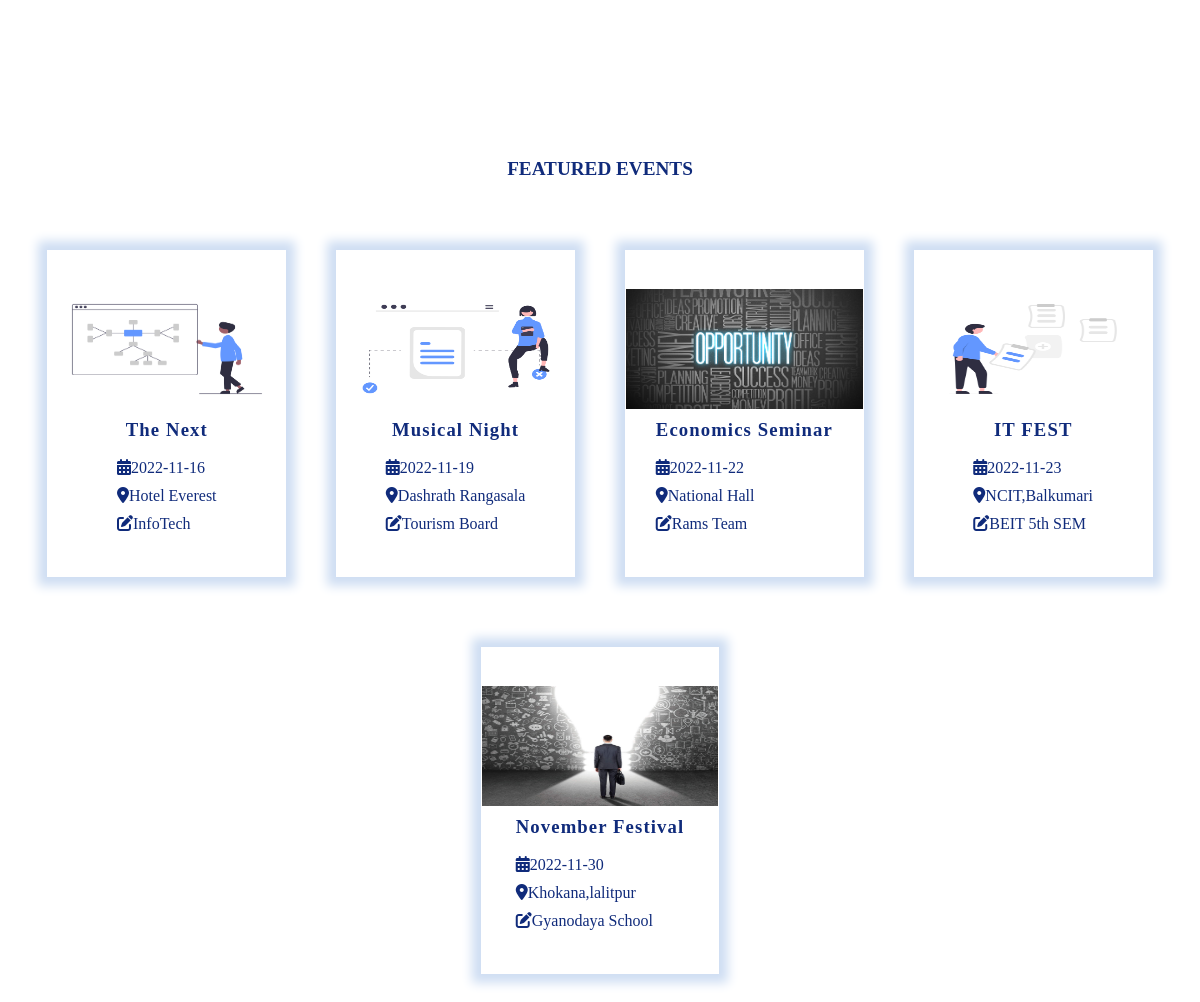
/Frontend/Events.php, run on the app's committed database.
### tables this page shows
CREATE TABLE IF NOT EXISTS `eventinfo` (
  `eid` int(11) NOT NULL AUTO_INCREMENT,
  `uid` int(11) NOT NULL,
  `name` varchar(255) NOT NULL,
  `location` varchar(100) NOT NULL,
  `date` date NOT NULL,
  `description` text NOT NULL,
  `organizers` varchar(255) NOT NULL,
  `logo` varchar(255) NOT NULL,
  PRIMARY KEY (`eid`)
);

### Frontend/Events.php (the view, shortened to what this page needs)
<html>
<head>
    <link rel="stylesheet" type="text/css" href="Events.css">
    <link rel="stylesheet" href="https://cdnjs.cloudflare.com/ajax/libs/font-awesome/6.1.1/css/all.min.css"
 />
</head>
<h5 class="container-heading">FEATURED EVENTS</h5>
<div class="event-container" onclick="sclosepopup(); closepopup()">
    <?php
    require 'dbcon.php';
    $sql="SELECT * FROM `eventinfo` ORDER BY `date` ASC limit 6";
    $query_run=mysqli_query($con,$sql);
    $num=mysqli_num_rows($query_run);
    if($num>0){
        foreach($query_run as $event)
        {
        ?>
    <div class=" card">
        <div class="card-body">
            <div class='card-img'>
                <img src="<?=$event['logo']?>" alt="img" height="120" width="250">
            </div>
            <div class='card-info'>
                <a href=" Eventdetail.php?id=<?=$event['eid']?>" class="card-href">
                    <h3 class="card-text">
                        <?=$event['name']?></h3>
                    <ul class='card-ulist'>
                        <li class='card-list'><i class="fa-solid fa-calendar-days"></i><?=$event['date']?> </li>
                        <li class='card-list'><i class="fa-solid fa-location-dot"></i><?=$event['location']?></li>
                        <li class='card-list'><i class="fa-solid fa-pen-to-square"></i><?=$event['organizers']?></li>
                    </ul>
                </a>
            </div>
        </div></a>
    </div>
    <?php
    }
    }
    ?>
</div>
</html>

### Frontend/Events.css (style rules this page uses)
.container-heading { padding-bottom: 50px; text-align: center; height: 0; margin-top: 0; padding-top: 150px; font-size: larger; color: #102b7b; }
.event-container { display: flex; justify-content: center; flex-wrap: wrap; gap: 50px; margin-bottom: 30px; }
.card { justify-content: center; margin-top: 10px; width: 20%; height: 200px; border: 1px solid rgb(255 255 255); box-shadow: 0px 0px 10px 9px rgb(207 222 243); height: fit-content; overflow: hidden; margin-bottom: 10px; background-color: #ffffff; }
.card-body { height: 320px; color: white; display: flex; flex-direction: column; justify-content: center; align-items: center; padding-top: 5px; position: relative; }
.card-img { display: flex; float: center; overflow: hidden; }
.card-info { display: flex; text-decoration: none; margin: 0px 20px; }
.card-text { text-align: center; letter-spacing: 1.1px; font-weight: bold; text-decoration: none; margin-top: 10px; color: #102b7b; }
a { text-decoration: none; font-weight: 500px; color:#102b7b; }
.card-list { margin-bottom: 10px; }
.card-ulist { margin: 0; padding: 0; list-style: none; }

### data on the page
eventinfo: logo (picture), name "The Next", date "2022-11-16", location "Hotel Everest", organizers "InfoTech"
eventinfo: logo (picture), name "Musical Night", date "2022-11-19", location "Dashrath Rangasala", organizers "Tourism Board"
eventinfo: logo (picture), name "Economics Seminar", date "2022-11-22", location "National Hall", organizers "Rams Team"
eventinfo: logo (picture), name "IT FEST", date "2022-11-23", location "NCIT,Balkumari", organizers "BEIT 5th SEM"
eventinfo: logo (picture), name "November Festival", date "2022-11-30", location "Khokana,lalitpur", organizers "Gyanodaya School"
